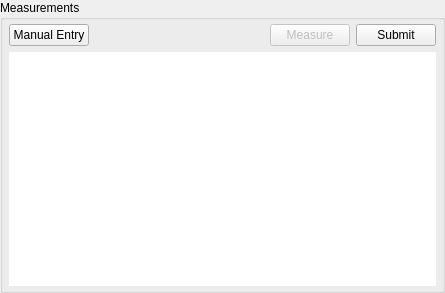
<?xml version="1.0" encoding="UTF-8"?>
<ui version="4.0">
 <class>MeasurementTable</class>
 <widget class="QWidget" name="MeasurementTable">
  <property name="geometry">
   <rect>
    <x>0</x>
    <y>0</y>
    <width>445</width>
    <height>293</height>
   </rect>
  </property>
  <property name="windowTitle">
   <string>Form</string>
  </property>
  <layout class="QVBoxLayout" name="verticalLayout">
   <property name="leftMargin">
    <number>0</number>
   </property>
   <property name="topMargin">
    <number>0</number>
   </property>
   <property name="rightMargin">
    <number>0</number>
   </property>
   <property name="bottomMargin">
    <number>0</number>
   </property>
   <item>
    <widget class="QGroupBox" name="measurementsInfo">
     <property name="sizePolicy">
      <sizepolicy hsizetype="Minimum" vsizetype="Minimum">
       <horstretch>0</horstretch>
       <verstretch>0</verstretch>
      </sizepolicy>
     </property>
     <property name="title">
      <string>Measurements</string>
     </property>
     <layout class="QVBoxLayout" name="verticalLayout_2" stretch="0,1">
      <property name="leftMargin">
       <number>6</number>
      </property>
      <property name="topMargin">
       <number>4</number>
      </property>
      <property name="rightMargin">
       <number>6</number>
      </property>
      <property name="bottomMargin">
       <number>4</number>
      </property>
      <item>
       <layout class="QHBoxLayout" name="horizontalLayout_3">
        <property name="spacing">
         <number>6</number>
        </property>
        <item>
         <widget class="QPushButton" name="manualEntryToggle">
          <property name="text">
           <string>Manual Entry</string>
          </property>
         </widget>
        </item>
        <item>
         <spacer name="horizontalSpacer">
          <property name="orientation">
           <enum>Qt::Orientation::Horizontal</enum>
          </property>
          <property name="sizeHint" stdset="0">
           <size>
            <width>40</width>
            <height>20</height>
           </size>
          </property>
         </spacer>
        </item>
        <item>
         <widget class="QPushButton" name="measureButton">
          <property name="enabled">
           <bool>false</bool>
          </property>
          <property name="text">
           <string>Measure</string>
          </property>
         </widget>
        </item>
        <item>
         <widget class="QPushButton" name="submitButton">
          <property name="enabled">
           <bool>true</bool>
          </property>
          <property name="text">
           <string>Submit</string>
          </property>
         </widget>
        </item>
       </layout>
      </item>
      <item>
       <widget class="QTableWidget" name="measurementTable">
        <property name="sizePolicy">
         <sizepolicy hsizetype="Expanding" vsizetype="Minimum">
          <horstretch>0</horstretch>
          <verstretch>0</verstretch>
         </sizepolicy>
        </property>
        <property name="frameShape">
         <enum>QFrame::Shape::NoFrame</enum>
        </property>
        <property name="frameShadow">
         <enum>QFrame::Shadow::Plain</enum>
        </property>
        <property name="lineWidth">
         <number>0</number>
        </property>
        <property name="gridStyle">
         <enum>Qt::PenStyle::NoPen</enum>
        </property>
        <property name="cornerButtonEnabled">
         <bool>false</bool>
        </property>
       </widget>
      </item>
     </layout>
    </widget>
   </item>
  </layout>
 </widget>
 <resources/>
 <connections/>
</ui>
